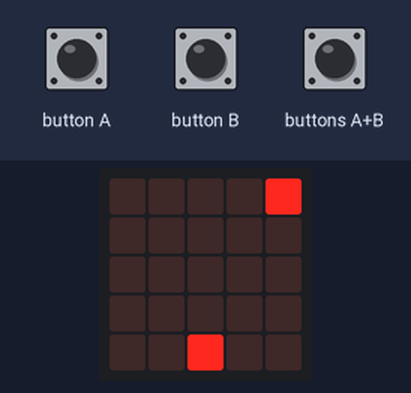
Simulated run of this program. Board: BBC micro:bit (MakeCode). Shown: the board's 5×5 LED display. The test bench sets the inputs (shaded band). Random numbers come from a fixed seed; the run ends where the board's game-over animation would start. At 5.1 s the program stops and its outputs stay as they are.

Above: at 1.8 s.
1.9 s: buttons A+B pressed for 0.15 s
At 2.3 s:
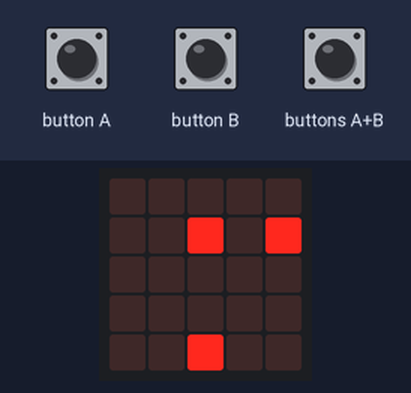
At 6.2 s:
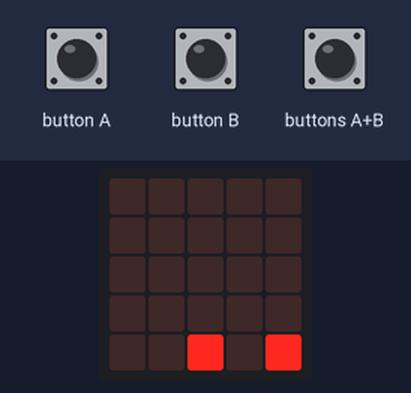
Timing chart, 0 to 6.6 s (numbered marks = the images above; inputs shaded):
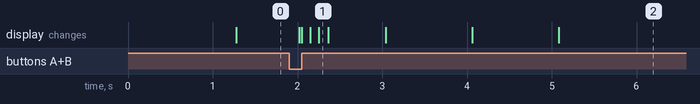

The program:

main.ts
```typescript
input.onButtonPressed(Button.A, function () {
    Nave.move(-1)
})
input.onButtonPressed(Button.AB, function () {
    disparo = game.createSprite(Nave.get(LedSpriteProperty.X), Nave.get(LedSpriteProperty.Y))
    for (let index = 0; index < 5; index++) {
        disparo.change(LedSpriteProperty.Y, -1)
        basic.pause(100)
    }
})
input.onButtonPressed(Button.B, function () {
    Nave.move(1)
})
let disparo: game.LedSprite = null
let Nave: game.LedSprite = null
Nave = game.createSprite(2, 4)
let enemigo1 = game.createSprite(2, 0)
disparo = game.createSprite(2, 0)
enemigo1.delete()
disparo.delete()
game.setScore(0)
basic.forever(function () {
    if (disparo.isTouching(enemigo1)) {
        enemigo1.delete()
        disparo.delete()
        game.addScore(1)
    } else if (enemigo1.isTouching(Nave)) {
        game.gameOver()
    } else if (enemigo1.get(LedSpriteProperty.Y) == 4) {
        game.gameOver()
    }
})
basic.forever(function () {
    if (disparo.get(LedSpriteProperty.Y) == 0) {
        disparo.delete()
    }
})
basic.forever(function () {
    basic.pause(randint(1000, 3000))
    if (enemigo1.isDeleted()) {
        enemigo1 = game.createSprite(randint(0, 4), 0)
    }
})
basic.forever(function () {
    basic.pause(1000)
    if (!(enemigo1.isDeleted())) {
        enemigo1.change(LedSpriteProperty.Y, 1)
    }
})
```

test.ts
```typescript
// aquí va el archivo "tests"; esto no se compilará cuando este paquete se utilice como una extensión.
```
